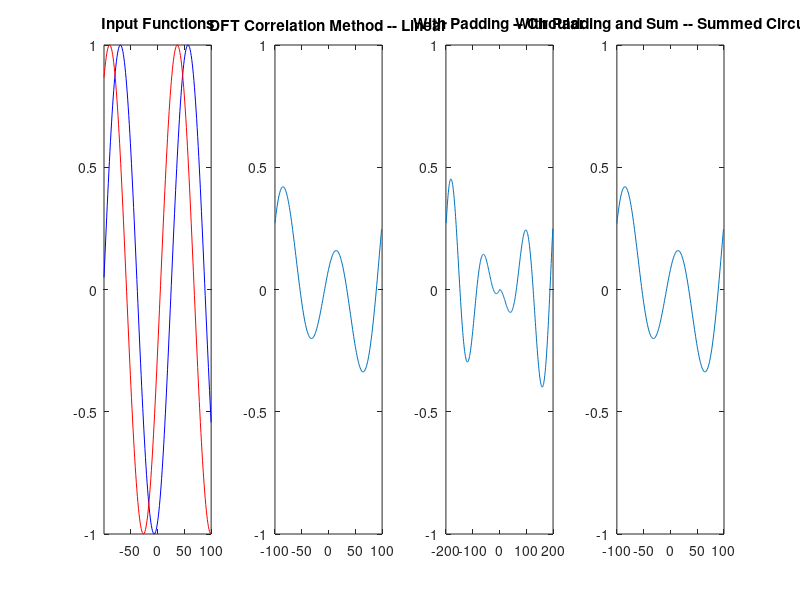

Here is the MATLAB script that generated this plot:
% Problem # 3 Soln.:
%-----------Comparison of Correlation Methods-
%-----------
%-----------Candidate No. 137377 ---------------
%
% Graph 1 shows the input functions, Graph 2 shows the linear correlation, Graph 3 shows the circular correlation, Graph 4 shows the summed version of Graph 3 to show that it is the same as Graph 2.
% Ultimately, the different methods produce the same output in Graphs 2 and
% 4. However, the zero-padding circular method produces an output that is
% periodic and must be summed to produce the final result. 

clear all; close all;

N = 200;
% sin-shaped signal -- slowly varying
x(1:N) = sin((1:N)/20);
x_f = fft(fftshift(x));
y(1:N) = sin(((1:N)+20) / 20);
y_f = fft(fftshift(y));

% Correlation without Padding
% Do the multiplication in frequency space
psi_f = x_f .* conj(y_f);
psi_1 = (ifft(psi_f))/N;

% Correlation with Zero Padding
% Pad arrays to size N >= N_1 + N_2 - 1
pad_size = size(x,2) + size(y,2) - 1;
x_padded = zeros(1,pad_size); x_padded(size(x,2):end) = x(1:end); 
y_padded = zeros(1,pad_size); y_padded(1:size(y,2)) = y(1:end);
x_padded_f = fft(fftshift(x_padded));
y_padded_f = fft(fftshift(y_padded));

y_save = x_padded_f .* conj(y_padded_f);
y_save = ifftshift(ifft(y_save));

psi_2 = y_save / N;
psi_2_sum = (y_save(1:N) + y_save(N:end)) / N;


h = figure
subplot(1,4,1)
plot(-floor(N/2)+1:floor(N/2),x,'b');
title('Input Functions');
axis([-floor(N/2)+1 floor(N/2) -1 1]);
hold on;
plot(-floor(N/2)+1:floor(N/2),y,'r');
subplot(1,4,2)
plot(-N/2:N/2-1,psi_1);
title('DFT Correlation Method -- Linear');
axis([-N/2 N/2 -1 1])
subplot(1,4,3)
plot(-N+1:N-1,psi_2); hold on;
title('With Padding -- Circular')
axis([-N N -1 1])
subplot(1,4,4)
plot(-N/2:N/2-1,psi_2_sum);
title('With Padding and Sum -- Summed Circular')
axis([-N/2 N/2 -1 1])